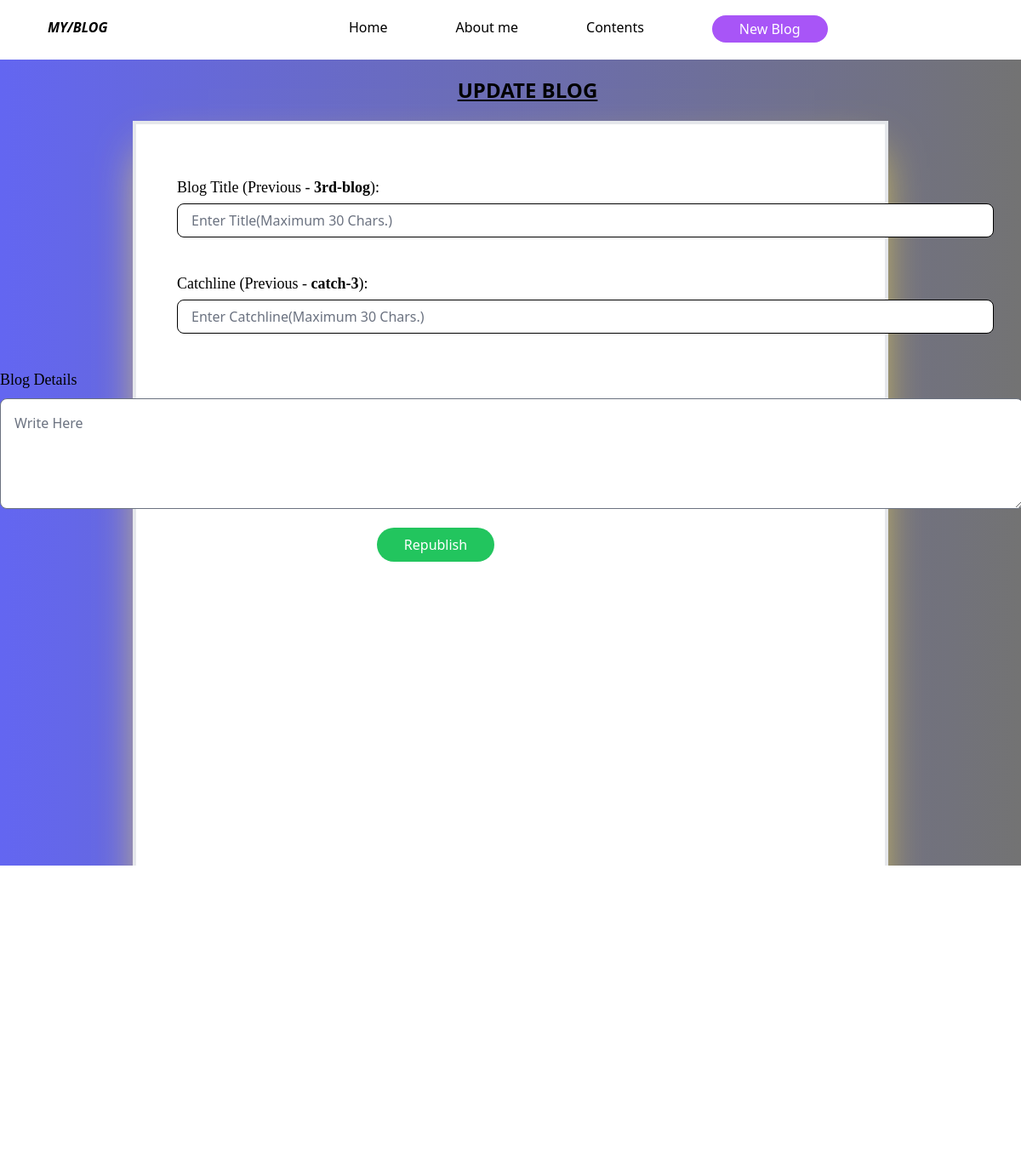
The app's page /update/3/, older data.
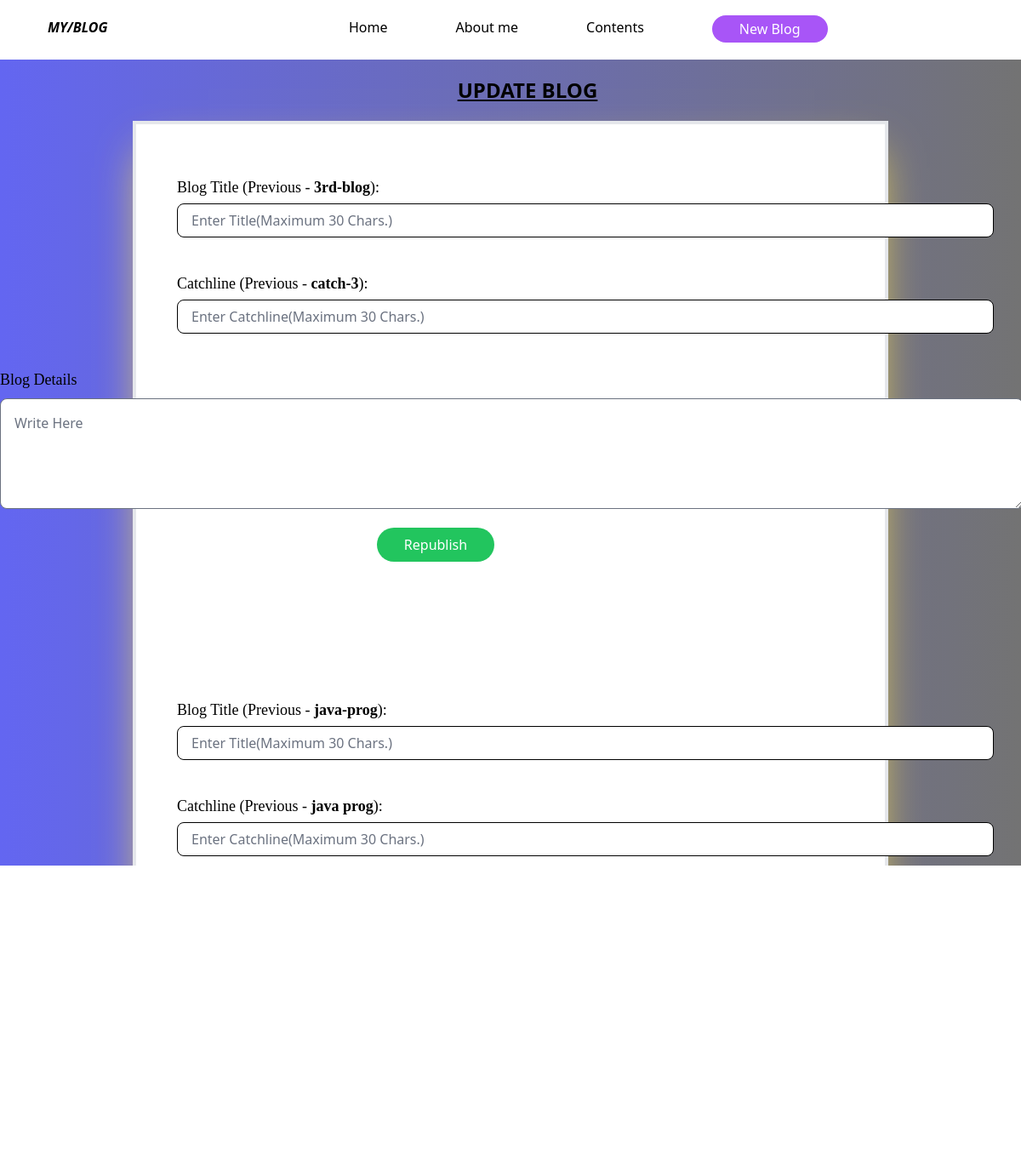
The same page, newer data.
### APP2/models.py (models this page shows, shortened)
class Blog(models.Model):
    title=models.CharField(max_length=30)
    catch=models.CharField(max_length=30)
    slug = models.SlugField(null=True, blank=True)
    image=models.ImageField(upload_to='media/')
    details=models.TextField()

### APP2/views.py (the view, shortened to what this page needs)
# urls.py: path('update/<int:pk>/',views.update,name="update"),
def update(request,pk):
    blog_obj=Blog.objects.filter(slug=pk).all()
    initial={'myblog':blog_obj}
    return render(request, 'update.html',initial)

### APP/templates/update.html (shortened to what this page needs)
{% extends 'base.html' %}
{% block main %}
<div class="h-[100%] bg-gradient-to-r from-indigo-500 via-red-500 to-neutral-500">
  <div class="form-name flex justify-center py-5">
    <div class="name font-sans font-bold text-green-600 underline -ml-[85px] text-lg md:-ml-[5.5rem] md:text-2xl lg:ml-10 ">UPDATE BLOG</div>
  </div>
  <div class="form-block flex justify-center">
    <div class="pl-0 pr-[42rem] h-[34rem] mb-[8rem] sl:pr-[25.5rem] xs:pr-[18rem] xxs:pr-0 xs:h-[39rem] xs:mb-[8rem] s:pr-[31rem] s:h-[44rem] s:mb-[8rem] md:pr-[46rem] lg:h-[75rem] w-[20rem] lg:pl-[20rem] lg:pr-[35rem] lg:py-5 xl:px-[35rem] bg-white lg:mx-[35rem] lg:mb-15 border-4 shadow-2xl shadow-yellow-300/90">
      <form method="post" enctype="multipart/form-data">
        {% for item in myblog %}
        <div class="create-title ml-[1rem] md:-ml-[17rem] xl:-ml-[30rem] mt-10">
          <label for="title" class="font-serif font-medium text-lg">Blog Title (Previous - <b>{{item.title}}</b>):</label><br>
          <input type="text" id="title" placeholder="Enter Title(Maximum 30 Chars.)"  name="title" class=" w-[28rem] md:w-[47rem] border-[1px] rounded-lg border-black  lg:w-[60rem] h-[2.5rem] mt-[5px] p-4"><br>
        </div>
        <div class="create-catchline  ml-[1rem] md:-ml-[17rem] xl:-ml-[30rem] mt-10">
          <label for="catch" class="font-serif font-medium text-lg">Catchline  (Previous - <b>{{item.catch}}</b>):</label><br>
          <input type="text" id="title" placeholder="Enter Catchline(Maximum 30 Chars.)"  name="catch" class=" w-[28rem] md:w-[47rem] border-[1px] rounded-lg border-black  lg:w-[60rem] h-[2.5rem] mt-[5px] p-4"><br>
        </div>
        <div class="create-details  md:-ml-[30rem] mt-10 w-[28rem] md:w-[60rem] mb-[10rem] ">
          <label for="details" class="font-serif font-medium text-lg">Blog Details</label><br>
          <textarea id="details" name="details" rows="4" cols="125" placeholder="Write Here" class=" mt-2 max-h-[40rem] border-1 rounded-lg p-4"></textarea>
          <div class="buttons flex justify-center">
            <button class="bg-green-500 text-white rounded-full  md:px-8 md:py-2 hover:bg-red-500 mt-[1rem] ml-[4rem]"><input type="submit" value="Republish"></button>
          </div>
        </div>
        {% endfor %}
      </form>
    </div>
  </div>
</div>
{% endblock main %}

Row changes from the older to the newer data that the page shows:
added Blog: title "java-prog", catch "java prog"
